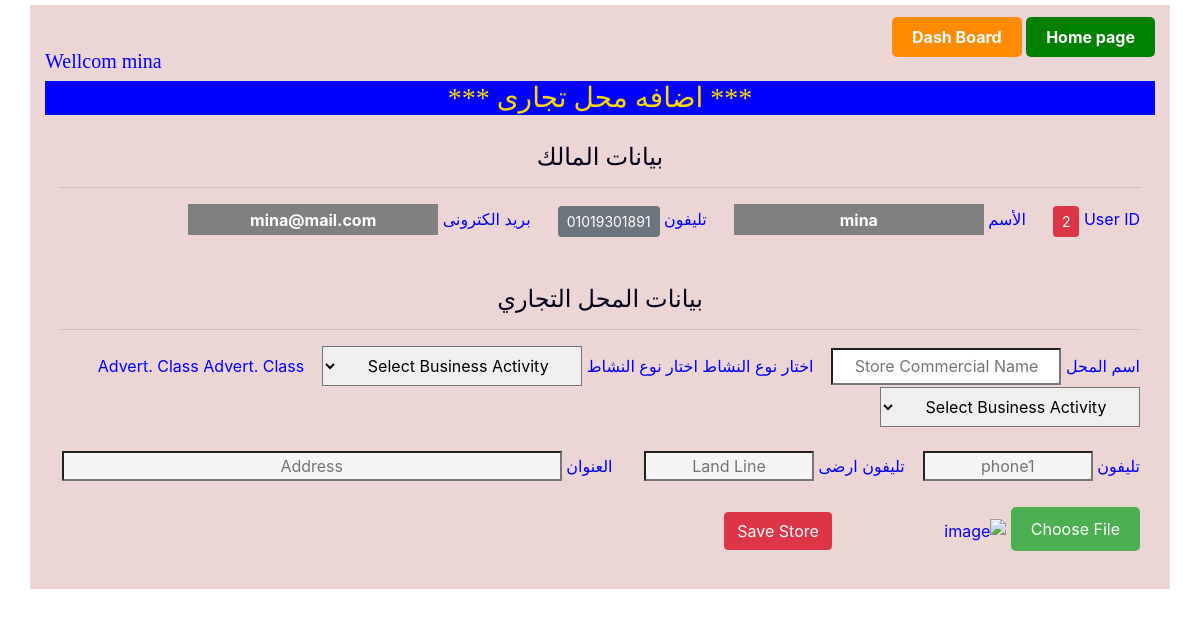
Page /add_store (signed in) on the committed database.
### models.py (models this page shows, shortened)
class Users(UserMixin, db.Model):
    id = db.Column(db.Integer, primary_key=True)
    name  = db.Column(db.String(100), nullable=False)
    phone = db.Column(db.String(20))
    email = db.Column(db.String(120), unique=True, nullable=False)
    role = db.Column(db.String(20), nullable=False)  # 'customer' or 'owner'
    password_hash = db.Column(db.String(100), nullable=False)

### app.py (the view)
@app.route('/add_store')
def add_store():
    user = current_user.name
    store=db.session.query(Stores).filter(Stores.user_id==Users.id)
    user =db.session.query(Users)\
         .filter(Users.name==user)\
         .filter(Users.role=='business')\
         .first()
    return render_template('add_store.html', store=store, user=user)

### app.py (called while the page is built)
@login_manager.user_loader
def load_user(user_id):
    return Users.query.get(int(user_id))

### templates/add_store.html (shortened to what this page needs)
<!DOCTYPE html>
<html lang="en"   dir="ltr">
<head>
<link rel="stylesheet" href="https://cdnjs.cloudflare.com/ajax/libs/font-awesome/4.7.0/css/font-awesome.min.css">
<link rel="stylesheet" href="https://stackpath.bootstrapcdn.com/bootstrap/4.5.0/css/bootstrap.min.css">
</head>
<body dir="rtl">
  	{% extends "index.html" %}
  	{% block content%}
	<div class="container">
		<a href="{{url_for('dashboard')}}" class="DB-button">Dash Board</a>
    <a href="{{url_for('home')}}" class="home-button"> Home page </a>
    <br>
		<h5>Wellcom {{ current_user.name }}</h5>
		<h3>*** اضافه محل تجارى ***</h3>
		<form action="/save_store"  method="POST" method="POST" enctype="multipart/form-data">
			<div class="container">
				<h4> بيانات المالك</h4>
				<hr>
				<div class="owner">
					<button type="button" class="btn btn-danger btn-sm" placeholser="ID">{{user.id}}</button>
					&nbsp&nbsp&nbsp&nbsp
					اﻷسم
					<button 	type="button" class="name-button"  placeholser="Name">{{user.name}}</button>
					&nbsp&nbsp&nbsp&nbsp
					تليفون
          <button type="button" class="btn btn-secondary btn-sm" placeholser="phone">{{user.phone}}</button>
					&nbsp&nbsp&nbsp&nbsp
					بريد الكترونى
          <button type="button" class="email-button" placeholser="EMail">{{user.email}}</button>
				</div>
          <br><br>
          <h4> بيانات المحل التجاري </h4>
          <hr>
          اسم المحل
					<input type="text"  id="store_name"  name="store_name" value="" placeholder="Store Commercial Name">
          &nbsp&nbsp
  				اختار نوع النشاط
					<label for="activity">اختار نوع النشاط</label>
          <select name="activity" id="activity"  	placeholder="Select Business Activity">
              <option value="select"> Select Business Activity</option>
          </select>
          &nbsp&nbsp
					Advert. Class
					<label for="adv_class">Advert. Class</label>
          <select name="adv_class" id="adv_class"  	placeholder="Select Business Class">
              <option value="select"> Select Business Activity</option>
          </select><br><br>
          تليفون
				  <input type="text" name="phone1"  id="phone1" placeholder="phone1">{{store.phone1}}
          &nbsp&nbsp
          تليفون ارضى
          <input type="text" name="phone2"  id="phone2" placeholder="Land Line">{{store.phone2}}
          &nbsp&nbsp &nbsp&nbsp
          العنوان
          <input type="text" name="address"  id="address" placeholder="Address">{{store.address}}
					<br><br>
					<label class="custom-file-upload">
						Choose File
					</label>
					<img id="imagenFondo custom-image" alt="image">
					<button type="submit" class="btn btn-danger">Save Store</button>
				</div>
			</form>
	</div>
	{% endblock %}

### static/styles.css (style rules this page uses)
.home-button { background-color: green; color: white; padding: 10px 20px; text-decoration: none; border: none; border-radius: 5px; font-weight: bold; }
select { width:50px; height:25%; text-align: center; }
input { width:206px; height:25px; text-align: left; font-size: medium; }
.name-button { width:250px; background-color:grey ; color: white; border:navy; font-weight: bold; height: .8cm; }
.email-button { width:250px; background-color:grey ; color: white; border:navy; font-weight: bold; height: .8cm; }
.DB-button { background-color:darkorange ; color: white; padding: 10px 20px; text-decoration: none; border: none; border-radius: 5px; font-weight: bold; }
h4, h5 { font-family: thabit; text-align: left; }
h3 { font-size: larger; text-align: center; background-color:blue; color: gold; font-family: thabit; }
select { margin-top: 1em; padding: .5em 1em; font-size: 1em; border-radius:0; }
form { direction: rtl; text-align: right; }
label { display: block; margin-bottom: 5px; }
.container { background-color: rgb(53, 50, 50); color:blue; margin-top:5px ; margin-bottom:10px ; text-align: right; padding-top: 10px; padding-left: 20px; padding-bottom: 10px; }
img { padding-top: 10px; padding-bottom: 10px; }
select { margin-top: 10px; width: 260px; height: 40px; }
form { direction: right; text-align: right; }
.container { padding-top: 20px; width:100%; align-items: end; background-color:rgb(235, 213, 213); }
h4 { color: rgb(2, 2, 29); text-align: center; }
.container input { width:100px; color: black; padding : 0px; margin-bottom: 2px; text-align:center; }

### templates/add_store.html (style rules this page uses)
.container { text-align:left; }
h4 { text-align:center ; font-size: larger; }
input[type="text"] { width: 40cm; height: 1cm; text-align: right; color:black; background-color:white; }
#store_name { width:230px; }
#address { width:500px; height: 30px; text-align: center; color:blue; background-color: whitesmoke; }
#phone1, #phone2 { width: 170px; height: 30px; text-align: center; color:blue; background-color: whitesmoke; }
.custom-file-upload { display: inline-block; padding: 10px 20px; cursor: pointer; background-color: #4CAF50; color: white; border-radius: 5px; border: none; }

### rows in the picture
Users: name "mina", id "2", phone "01019301891", email "mina@mail.com"
